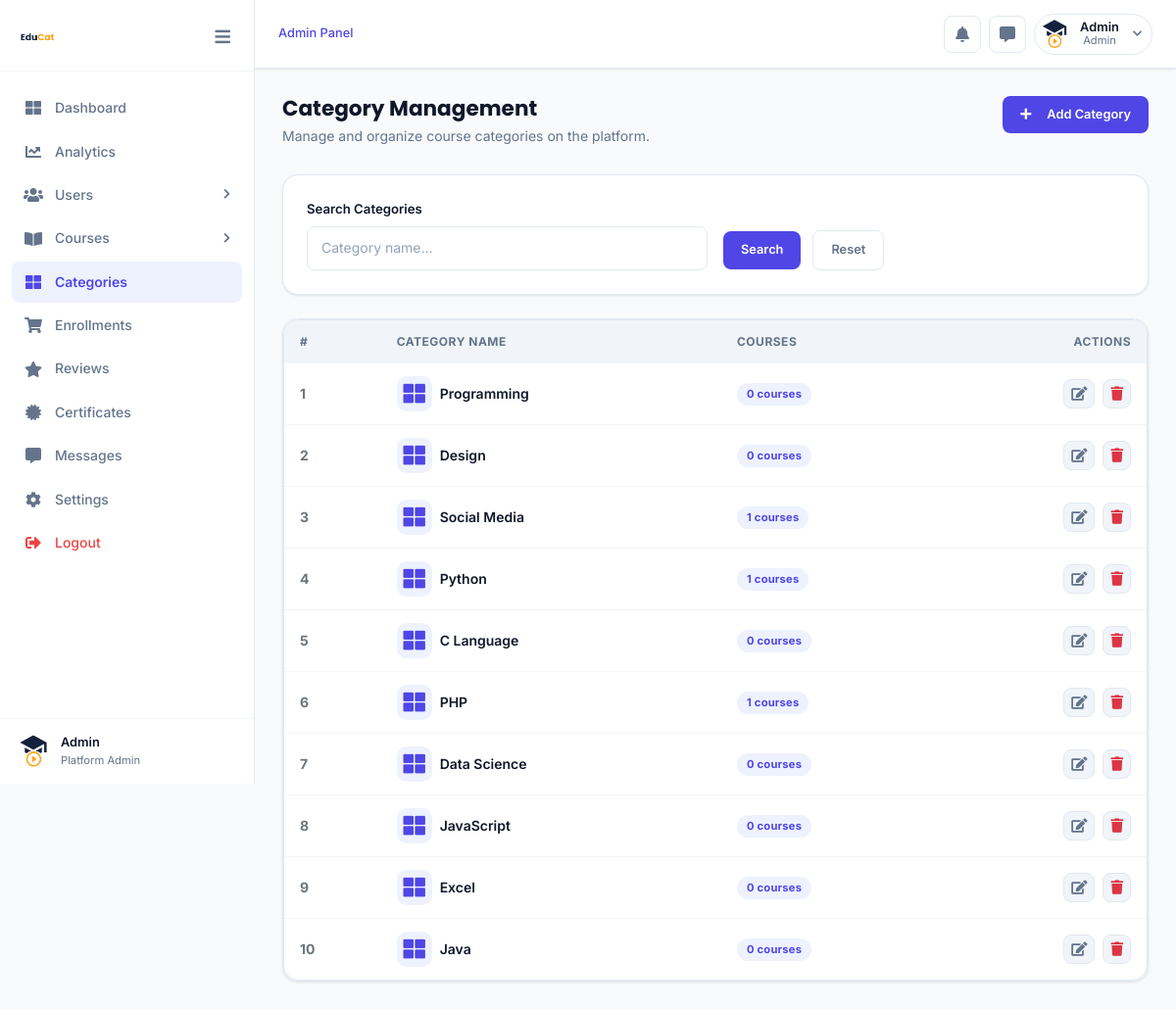
/dashboard/category-list.php (signed in), run on the app's committed database.
### tables this page shows
CREATE TABLE `user_master` (
  `user_id` int(200) NOT NULL,
  `user_name` varchar(200) NOT NULL,
  `user_email` varchar(200) NOT NULL,
  `user_contact_number` bigint(200) NOT NULL,
  `user_password` varchar(200) NOT NULL,
  `user_profile_photo` varchar(200) NOT NULL DEFAULT 'assets/img/EduCat (4).png',
  `role` int(10) NOT NULL,
  `user_status` tinyint(1) DEFAULT 1,
  `isVerified` int(10) NOT NULL,
  `isActive` int(10) NOT NULL,
  `registration_date` varchar(200) NOT NULL
);

CREATE TABLE `course_category_master` (
  `course_category_id` int(200) NOT NULL,
  `course_category_name` varchar(200) NOT NULL,
  `category_description` text DEFAULT NULL,
  `category_status` tinyint(1) DEFAULT 1,
  `course_category_owner` int(255) NOT NULL
);

### dashboard/category-list.php (the view, shortened to what this page needs)
<?php
require '../includes/scripts/connection.php';
$search = isset($_GET['search']) ? mysqli_real_escape_string($conn,$_GET['search']) : '';
$where = $search ? "WHERE course_category_name LIKE '%$search%'" : '';
$categories_q = mysqli_query($conn,"SELECT ccm.*,
    (SELECT COUNT(*) FROM course_master WHERE course_category=CAST(ccm.course_category_id AS CHAR)) as course_count
    FROM course_category_master ccm $where ORDER BY ccm.course_category_id DESC");
?>
<!DOCTYPE html>
<html lang="en">
<head>
<link rel="stylesheet" href="assets/css/bootstrap.min.css">
<link rel="stylesheet" href="assets/plugins/fontawesome/css/all.min.css">
<link rel="stylesheet" href="../instructor/assets/css/instructor.css">
</head>
<body class="instructor-body">
<div class="ins-wrapper">
    <?php include("sidebar.php"); ?>
    <div class="ins-main">
        <?php include("header.php"); ?>
        <div class="ins-content">
            <div class="ins-page-header">
                <div>
                    <h2 class="ins-page-title">Category Management</h2>
                    <p class="ins-page-subtitle">Manage and organize course categories on the platform.</p>
                </div>
                <button class="ins-btn ins-btn-primary" data-bs-toggle="modal" data-bs-target="#addCatModal">
                    <i class="fas fa-plus me-2"></i> Add Category
                </button>
            </div>
            <div class="ins-card mb-24">
                <div class="ins-card__body">
                    <form class="row g-3 align-items-end">
                        <div class="col-md-6">
                            <label class="ins-form-label">Search Categories</label>
                            <input type="text" name="search" class="ins-form-control" placeholder="Category name..." value="<?php echo htmlspecialchars($search); ?>">
                        </div>
                        <div class="col-md-3">
                            <button type="submit" class="ins-btn ins-btn-primary me-2">Search</button>
                            <a href="category-list.php" class="ins-btn ins-btn-outline">Reset</a>
                        </div>
                    </form>
                </div>
            </div>
            <div class="ins-card">
                <div class="ins-card__body p-0">
                    <div class="ins-table-wrap">
                        <table class="ins-table">
                            <thead><tr>
                                <th>#</th><th>Category Name</th><th>Courses</th><th class="text-end">Actions</th>
                            </tr></thead>
                            <tbody>
                                <?php if(mysqli_num_rows($categories_q)>0): $i=1; while($cat=mysqli_fetch_assoc($categories_q)): ?>
                                <tr>
                                    <td class="text-muted fw-bold"><?php echo $i++; ?></td>
                                    <td>
                                        <div class="d-flex align-items-center gap-2">
                                            <div class="ins-stat-icon ins-stat--primary" style="width:36px;height:36px;border-radius:10px;flex-shrink:0;"><i class="fas fa-th-large"></i></div>
                                            <span class="fw-600"><?php echo htmlspecialchars($cat['course_category_name']); ?></span>
                                        </div>
                                    </td>
                                    <td><span class="ins-badge ins-badge-primary"><?php echo $cat['course_count']; ?> courses</span></td>
                                    <td class="text-end">
                                        <div class="d-flex gap-2 justify-content-end">
                                            <button class="ins-btn-icon" title="Edit" onclick="openEdit(<?php echo $cat['course_category_id']; ?>,'<?php echo addslashes($cat['course_category_name']); ?>')"><i class="fas fa-edit"></i></button>
                                            <form method="POST" style="display:inline;" onsubmit="return confirm('Delete category?')">
                                                <button type="submit" class="ins-btn-icon text-danger" title="Delete"><i class="fas fa-trash"></i></button>
                                            </form>
                                        </div>
                                    </td>
                                </tr>
                                <?php endwhile; else: ?>
                                <tr><td colspan="4" class="text-center py-5"><i class="fas fa-th-large fs-2 d-block mb-2 opacity-25"></i>No categories found.</td></tr>
                                <?php endif; ?>
                            </tbody>
                        </table>
                    </div>
                </div>
            </div>
        </div>
    </div>
</div>
</body>
</html>

### dashboard/sidebar.php (shortened to what this page needs)
<?php
$currentURL  = $_SERVER['PHP_SELF'];
$currentPage = basename($currentURL);
$coursePages    = ['course-list.php','course-edit.php','course-add.php','course-chapter-list.php','course-chapter-videos-list.php','course-add-chapter.php','course-edit-chapter.php','course-add-video.php','course-edit-video.php'];
$coursesActive  = in_array($currentPage, $coursePages);
$userPages      = ['users.php','instructors.php','students-list.php'];
$usersActive    = in_array($currentPage, $userPages);
?>
<aside class="ins-sidebar" id="ins-sidebar">
    <div class="ins-sidebar__logo">
        <a href="index.php">
            <img src="../assets/img/EduCat (3).png" alt="EduCat" style="height:36px;">
        </a>
        <button id="ins-toggle" style="background:none;border:none;cursor:pointer;margin-left:auto;color:var(--text-muted);font-size:1.1rem;padding:4px;border-radius:6px;transition:var(--transition);" title="Collapse sidebar">
            <i class="fas fa-bars"></i>
        </button>
    </div>
    <nav class="ins-sidebar__nav">
        <ul style="list-style:none;padding:0;margin:0;">
            <li class="ins-nav-item">
                <a href="index.php" class="ins-nav-link <?php echo ($currentPage=='index.php') ? 'active' : ''; ?>">
                    <span class="ins-nav-icon"><i class="fas fa-th-large"></i></span>
                    <span>Dashboard</span>
                </a>
            </li>
            <li class="ins-nav-item">
                <a href="analytics.php" class="ins-nav-link <?php echo ($currentPage=='analytics.php') ? 'active' : ''; ?>">
                    <span class="ins-nav-icon"><i class="fas fa-chart-line"></i></span>
                    <span>Analytics</span>
                </a>
            </li>
            <li class="ins-nav-item">
                <a href="javascript:void(0);" class="ins-nav-link ins-submenu-toggle <?php echo $usersActive ? 'open' : ''; ?>">
                    <span class="ins-nav-icon"><i class="fas fa-users"></i></span>
                    <span>Users</span>
                    <span class="ins-arrow" style="margin-left:auto;font-size:.7rem;transition:transform .25s;<?php echo $usersActive ? 'transform:rotate(90deg);' : ''; ?>"><i class="fas fa-chevron-right"></i></span>
                </a>
            </li>
            <li class="ins-nav-item">
                <a href="javascript:void(0);" class="ins-nav-link ins-submenu-toggle <?php echo $coursesActive ? 'open' : ''; ?>">
                    <span class="ins-nav-icon"><i class="fas fa-book-open"></i></span>
                    <span>Courses</span>
                    <span class="ins-arrow" style="margin-left:auto;font-size:.7rem;transition:transform .25s;<?php echo $coursesActive ? 'transform:rotate(90deg);' : ''; ?>"><i class="fas fa-chevron-right"></i></span>
                </a>
            </li>
            <li class="ins-nav-item">
                <a href="category-list.php" class="ins-nav-link <?php echo ($currentPage=='category-list.php') ? 'active' : ''; ?>">
                    <span class="ins-nav-icon"><i class="fas fa-th-large"></i></span>
                    <span>Categories</span>
                </a>
            </li>
            <li class="ins-nav-item">
                <a href="enrollments.php" class="ins-nav-link <?php echo ($currentPage=='enrollments.php') ? 'active' : ''; ?>">
                    <span class="ins-nav-icon"><i class="fas fa-shopping-cart"></i></span>
                    <span>Enrollments</span>
                </a>
            </li>
            <li class="ins-nav-item">
                <a href="reviews.php" class="ins-nav-link <?php echo ($currentPage=='reviews.php') ? 'active' : ''; ?>">
                    <span class="ins-nav-icon"><i class="fas fa-star"></i></span>
                    <span>Reviews</span>
                </a>
            </li>
            <li class="ins-nav-item">
                <a href="certificates.php" class="ins-nav-link <?php echo ($currentPage=='certificates.php') ? 'active' : ''; ?>">
                    <span class="ins-nav-icon"><i class="fas fa-certificate"></i></span>
                    <span>Certificates</span>
                </a>
            </li>
            <li class="ins-nav-item">
                <a href="messages.php" class="ins-nav-link <?php echo ($currentPage=='messages.php') ? 'active' : ''; ?>">
                    <span class="ins-nav-icon"><i class="fas fa-comment-alt"></i></span>
                    <span>Messages</span>
                </a>
            </li>
            <li class="ins-nav-item">
                <a href="settings.php" class="ins-nav-link <?php echo ($currentPage=='settings.php') ? 'active' : ''; ?>">
                    <span class="ins-nav-icon"><i class="fas fa-cog"></i></span>
                    <span>Settings</span>
                </a>
            </li>
            <li class="ins-nav-item">
                <a href="../logout.php" class="ins-nav-link" style="color: var(--danger);">
                    <span class="ins-nav-icon"><i class="fas fa-sign-out-alt"></i></span>
                    <span>Logout</span>
                </a>
            </li>
        </ul>
    </nav>
    <?php
    if(!isset($userdata)) {
        if(isset($_SESSION['educat_logedin_user_id'])){
            $userdata = mysqli_fetch_assoc(mysqli_query($conn,"SELECT * FROM user_master WHERE user_id=".(int)$_SESSION['educat_logedin_user_id']));
        } else {
            $userdata = ['user_name'=>'Admin','user_email'=>'admin@educat.com','user_profile_photo'=>'assets/img/EduCat (4).png'];
        }
    }
    ?>
    <div class="ins-sidebar__user">
        <img src="../<?php echo $userdata['user_profile_photo']; ?>" alt="" class="ins-avatar ins-avatar-sm" onerror="this.src='../assets/img/EduCat (4).png'">
        <div class="ins-sidebar__user-info">
            <div class="ins-sidebar__user-name"><?php echo htmlspecialchars($userdata['user_name']); ?></div>
            <div class="ins-sidebar__user-role">Platform Admin</div>
        </div>
    </div>
</aside>

### dashboard/header.php (shortened to what this page needs)
<header class="ins-header">
    <div class="ins-header__left">
        <div class="ins-header__breadcrumb">
            <span>Admin Panel</span>
        </div>
    </div>
    <div class="ins-header__right">
        <a href="course-list.php?status=0" class="ins-header__action-btn" title="Pending Course Approvals">
            <i class="fas fa-bell"></i>
        </a>
        <a href="messages.php" class="ins-header__action-btn" title="Messages">
            <i class="fas fa-comment-alt"></i>
        </a>
        <div class="ins-dropdown" id="ins-profile-dropdown">
            <button class="ins-profile-btn" id="ins-profile-btn">
                <img src="../<?php echo $userdata['user_profile_photo']; ?>" alt="" onerror="this.src='../assets/img/EduCat (4).png'">
                <div class="ins-profile-btn__info">
                    <div class="ins-profile-btn__name"><?php echo htmlspecialchars(explode(' ', $userdata['user_name'])[0]); ?></div>
                    <div class="ins-profile-btn__role">Admin</div>
                </div>
                <i class="fas fa-chevron-down" style="font-size:.65rem;color:var(--text-muted);margin-left:4px;"></i>
            </button>
        </div>
    </div>
</header>

### data on the page
user_master: user_profile_photo (picture), user_name "Admin"
course_category_master: course_category_name "Programming", course_count "0"
course_category_master: course_category_name "Design", course_count "0"
course_category_master: course_category_name "Social Media", course_count "1"
course_category_master: course_category_name "Python", course_count "1"
course_category_master: course_category_name "C Language", course_count "0"
course_category_master: course_category_name "PHP", course_count "1"
course_category_master: course_category_name "Data Science", course_count "0"
course_category_master: course_category_name "JavaScript", course_count "0"
course_category_master: course_category_name "Excel", course_count "0"
course_category_master: course_category_name "Java", course_count "0"
